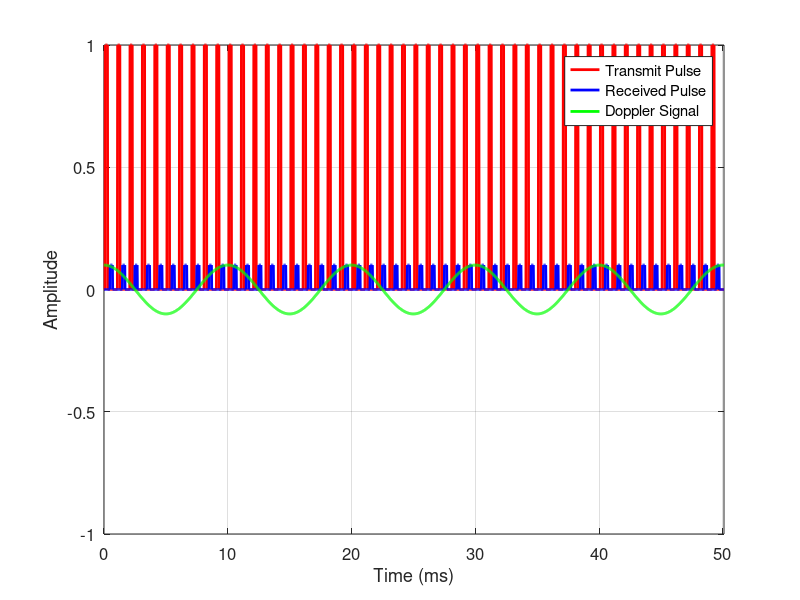
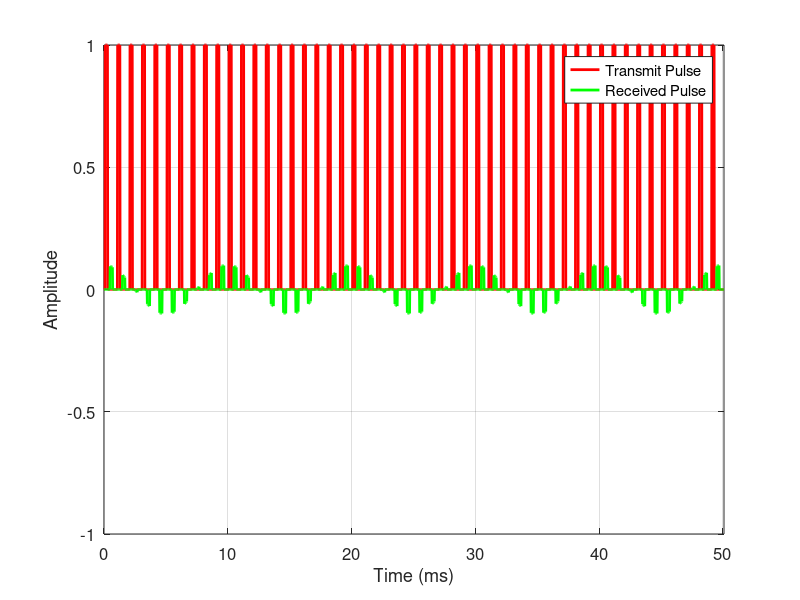
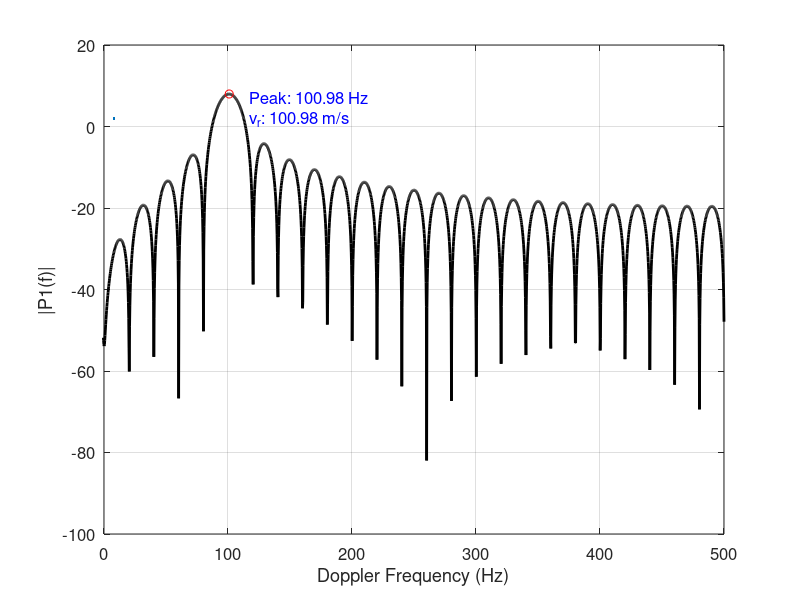
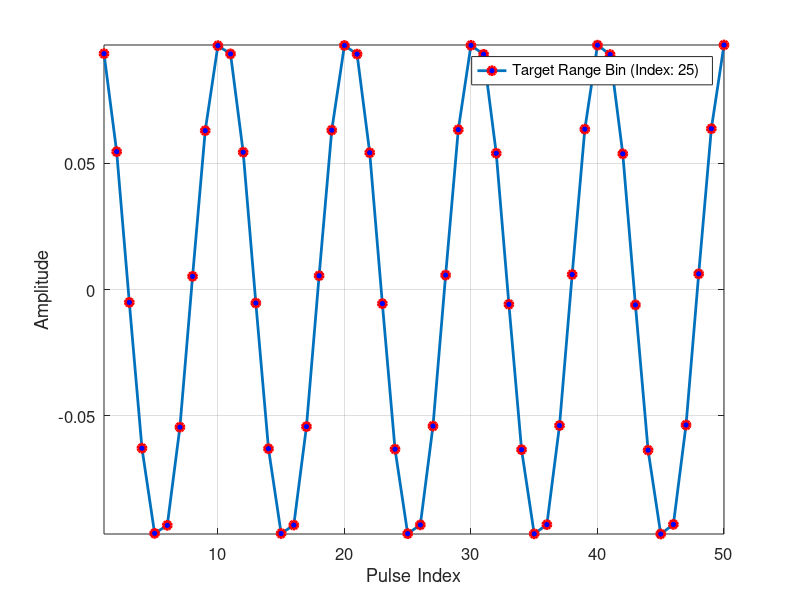

These charts were generated, in order, by the following MATLAB code:
% SPS Short Course: Radar Signal Processing Mastery
% Theory and Hands-On Applications with mmWave MIMO Radar Sensors
% Date: 7-11 October 2024
% Time: 9:00AM-11:00AM ET (New York Time)
% Presenter: Mohammad Alaee-Kerahroodi

close all
clear
clc

% Constants
c = 3e8;            % Speed of light in m/s
fc = 150e6;           % Carrier frequency in Hz
lambda = c / fc;    % Wavelength in meters
vr = 100;           % Radial speed of the target in m/s

% Doppler frequency calculation
fd = 2 * vr / lambda;  % Doppler frequency in Hz

% Parameters
PRI = 1e-3;            % Pulse Repetition Interval 
PRF = 1/PRI;           % Pulse Repetition Frequency 
nPulse = 50;           % Number of pulses
nFFT = 4096;
tau = 200e-6;          % Pulse width 
bandwidth = 1/tau;    % Bandwidth of the pulse

fs = 10*bandwidth;    % Sampling frequency (samples per second)

snr = 0;           % dB

t_start = 100e-6;      % Start time (0 ms)
t = linspace(0, t_start+nPulse*PRI, (t_start+nPulse*PRI)*fs); % Time vector 

% Simulated delay and attenuation for the received signal
delay_time = 400e-6;   % Round-trip delay of target
attenuation = 0.1;     % Attenuation factor

numRangeBins = round(PRI * fs);
indexStart = round(t_start/PRI * numRangeBins);
indexTarget = round((delay_time+tau/2)/PRI * numRangeBins);

pulseTx = zeros(size(t));   % Transmit pulse
pulseRx = zeros(size(t));   % Received pulse

% doppler_signal = zeros(size(t));    % Doppler signal
doppler_signal = cos(2 * pi * fd * t);

for i = 0:nPulse-1
    tInterval = t >= t_start + i*PRI & t <= t_start + i*PRI + tau; % Time interval for each pulse
    pulseTx(tInterval) = 1;  % Set transmitted pulse to 1

    tInterval_received = t >= t_start + i*PRI + delay_time & t <= t_start + i*PRI + delay_time + tau; % Time interval for received pulse
    pulseRx(tInterval_received) = attenuation;  % Set received pulse
end

received_pulse = pulseRx .* doppler_signal;  % Received pulse (Delayed and attenuated)
received_signal = awgn(received_pulse,snr,"measured");
data_cube_noiseless = reshape(received_pulse(indexStart+1:end),[numRangeBins,nPulse]);
data_cube = reshape(received_signal(indexStart+1:end),[numRangeBins,nPulse]);

% Plot the transmit, received, and Doppler signals
figure('Position', [100, 100, 900, 600]);
plot(t*1e3, pulseTx, 'r', 'LineWidth', 2); hold on;  % Transmit pulse
plot(t*1e3, pulseRx, 'b', 'LineWidth', 2);          % Received pulse
plot(t*1e3, attenuation * doppler_signal, 'g', 'LineWidth', 2); 

xlabel('Time (ms)', 'FontSize', 12);
ylabel('Amplitude', 'FontSize', 12);
legend('Transmit Pulse', 'Received Pulse', 'Doppler Signal', 'FontSize', 12);
grid on;
set(gca, 'FontSize', 12);
box on;
axis('tight');
ylim([-1 1]);


figure('Position', [100, 100, 900, 600]);
plot(t*1e3, pulseTx, 'r', 'LineWidth', 2,'DisplayName','Transmit Pulse'); hold on;  % Transmit pulse
plot(t*1e3, received_pulse, 'g', 'LineWidth', 2,'DisplayName','Received Pulse');          % Received pulse

legend()
xlabel('Time (ms)', 'FontSize', 12);
ylabel('Amplitude', 'FontSize', 12);
% legend('Transmit Pulse', 'Received Pulse', 'Doppler Signal', 'FontSize', 12);
grid on;
set(gca, 'FontSize', 12);
box on;
axis('tight');
ylim([-1 1]);



P1 = 20*log10(fftshift(abs(fft(data_cube_noiseless(indexTarget,:),nFFT))));
f = linspace(-PRF/2,PRF/2,nFFT);
% Plot the FFT magnitude spectrum
figure('Position', [100, 100, 900, 600]);
plot(f, P1, 'k', 'LineWidth', 2);  % Frequency in MHz
xlabel('Doppler Frequency (Hz)', 'FontSize', 12);
ylabel('|P1(f)|', 'FontSize', 12);
% title('Magnitude Spectrum of Doppler Signal', 'FontSize', 14);
grid on;
set(gca, 'FontSize', 12);
box on;
hold on
xlim([0,PRF/2])
% Find the peak frequency and estimate vr
[peakMagnitude, peakIndex] = max(P1(round(nFFT/2)+1:end));    % Find the peak magnitude and its index
estimated_fd = f(peakIndex+round(nFFT/2)+1);               % Estimate Doppler frequency in Hz
estimated_vr = estimated_fd * lambda / 2; % Estimate radial speed in m/s
plot(estimated_fd,peakMagnitude,'ro',MarkerSize=8,LineWidth=2)
% Display estimated values on the plot
text(estimated_fd+10, 0, sprintf('  Peak: %.2f Hz\n  v_r: %.2f m/s', estimated_fd, estimated_vr), ...
     'VerticalAlignment', 'bottom', 'HorizontalAlignment', 'left', 'FontSize', 12, 'Color', 'blue');


% Plot the data at the target range bin (indexTarget)
figure('Position', [100, 100, 900, 600]);  % Set the figure size
plot(data_cube_noiseless(indexTarget,:), 'LineWidth', 2, 'Marker', 'o', 'MarkerFaceColor', 'b', 'MarkerEdgeColor', 'r'); 

% Enhance the plot with labels and title
xlabel('Pulse Index', 'FontSize', 12);  % Label for x-axis
ylabel('Amplitude', 'FontSize', 12);    % Label for y-axis
% title('Signal at Target Range Bin', 'FontSize', 14);  % Plot title

% Add grid lines for better visibility
grid on;

% Add a legend to describe the plotted data
legend(sprintf('Target Range Bin (Index: %d)', indexTarget), 'FontSize', 12);

% Adjust plot limits for a tighter fit
axis tight;
set(gca, 'FontSize', 12);  % Set the font size for axes
box on;  % Add a box around the plot for a cleaner look


figure('Position', [100, 100, 900, 600]);
plot(t*1e3, pulseTx, 'r', 'LineWidth', 2,'DisplayName','Transmit Pulse'); hold on;  % Transmit pulse
plot(t*1e3, received_signal, 'g', 'LineWidth', 2,'DisplayName','Received Signal');          % Received pulse

legend()
xlabel('Time (ms)', 'FontSize', 12);
ylabel('Amplitude', 'FontSize', 12);
% legend('Transmit Pulse', 'Received Pulse', 'Doppler Signal', 'FontSize', 12);
grid on;
set(gca, 'FontSize', 12);
box on;
axis('tight');
ylim([-1 1]);

% Plot the data at the target range bin (indexTarget)
figure('Position', [100, 100, 900, 600]);  % Set the figure size
plot(data_cube(indexTarget,:), 'LineWidth', 2, 'Marker', 'o', 'MarkerFaceColor', 'b', 'MarkerEdgeColor', 'r'); 

% Enhance the plot with labels and title
xlabel('Pulse Index', 'FontSize', 12);  % Label for x-axis
ylabel('Amplitude', 'FontSize', 12);    % Label for y-axis
% title('Signal at Target Range Bin', 'FontSize', 14);  % Plot title

% Add grid lines for better visibility
grid on;

% Add a legend to describe the plotted data
legend(sprintf('Target Range Bin (Index: %d)', indexTarget), 'FontSize', 12);

% Adjust plot limits for a tighter fit
axis tight;
set(gca, 'FontSize', 12);  % Set the font size for axes
box on;  % Add a box around the plot for a cleaner look


P2 = 20*log10(fftshift(abs(fft(data_cube(indexTarget,:),nFFT))));
% Plot the FFT magnitude spectrum
figure('Position', [100, 100, 900, 600]);
plot(f, P2, 'k', 'LineWidth', 2);  % Frequency in MHz
xlabel('Doppler Frequency (Hz)', 'FontSize', 12);
ylabel('|P2(f)|', 'FontSize', 12);
% title('Magnitude Spectrum of Doppler Signal', 'FontSize', 14);
grid on;
set(gca, 'FontSize', 12);
box on;
hold on
xlim([0,PRF/2])
% Find the peak frequency and estimate vr
[peakMagnitude, peakIndex] = max(P2(round(nFFT/2)+1:end));    % Find the peak magnitude and its index
estimated_fd = f(peakIndex+round(nFFT/2)+1);               % Estimate Doppler frequency in Hz
estimated_vr = estimated_fd * lambda / 2; % Estimate radial speed in m/s
plot(estimated_fd,peakMagnitude,'ro',MarkerSize=8,LineWidth=2)
% Display estimated values on the plot
text(estimated_fd+10, 0, sprintf('  Peak: %.2f Hz\n  v_r: %.2f m/s', estimated_fd, estimated_vr), ...
     'VerticalAlignment', 'bottom', 'HorizontalAlignment', 'left', 'FontSize', 12, 'Color', 'blue');


